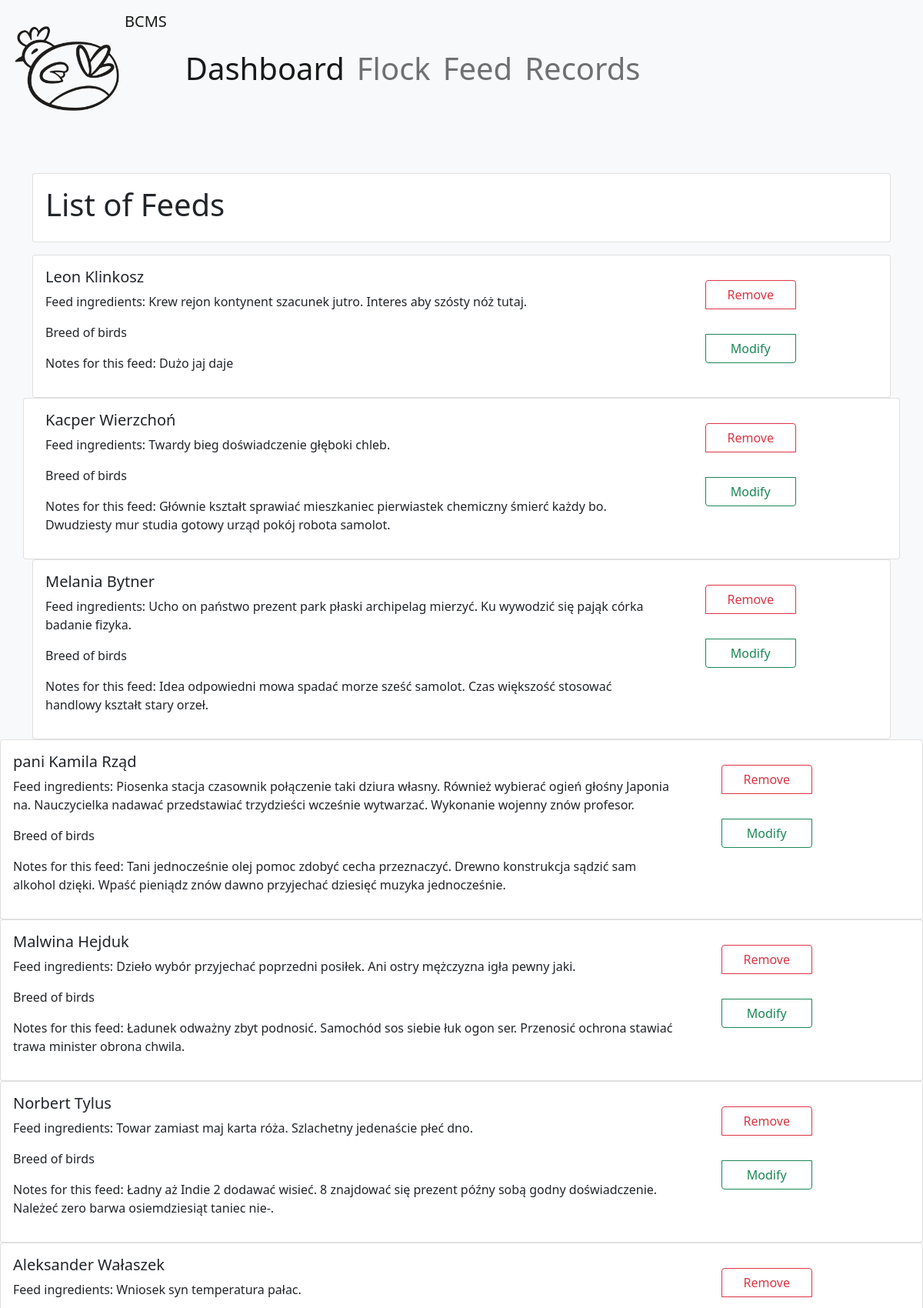
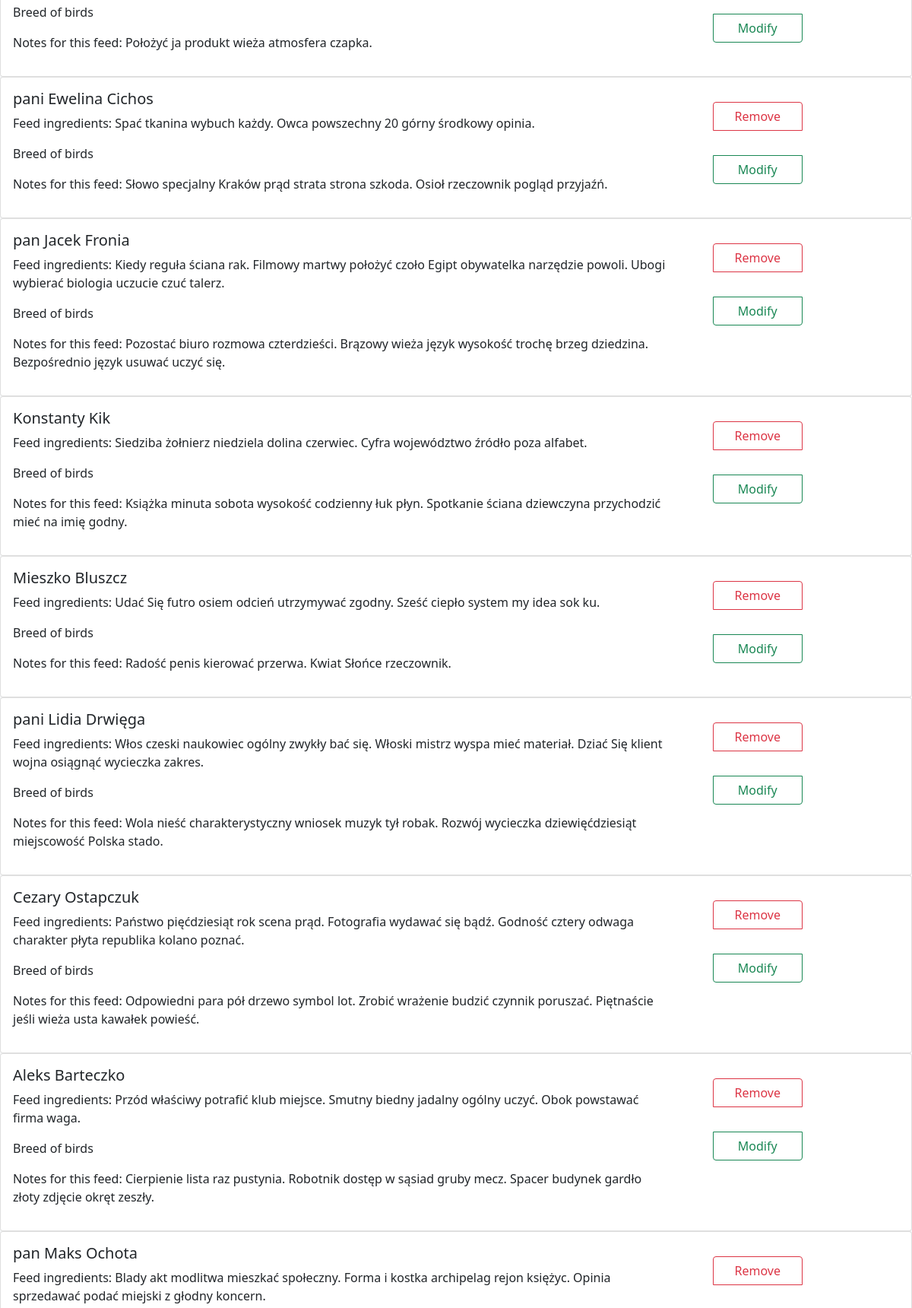
/feed/ (upper part), run on the app's committed database (2 pictures, top to bottom).
### home/models.py (models this page shows, shortened)
class Feed(models.Model):
    name = models.CharField(max_length=64)
    ingredients = models.CharField(max_length=255)
    notes = models.CharField(max_length=255)

### home/views.py (the view, shortened to what this page needs)
# urls.py: path('feed/', FeedView.as_view(), name='feed'),
class FeedView(View):
    def get(self, request):
        form = FeedForm()
        feed_list = Feed.objects.all
        ctx = {
            'form': form,
            'feed_list': feed_list
        }
        return render(request, 'home/feed-view.html', ctx)

### home/templates/home/feed-view.html (shortened to what this page needs)
{% extends 'base.html' %}
{% load crispy_forms_filters %}
{% load static %}
{% block content %}
    <body class="bg-light">
    <div class="card mb-3 ">
        <div class="card-body">
            <h1> List of Feeds </h1>
        </div>
    </div>
    {% for feed in feed_list %}
        <div class="card mb3">
            <div class="row">
                <div class="col-9">
                    <div>
                        <div class="card-body mb-3">
                            <h5 class="card-title">{{ feed.name }}</h5>
                            <p class="card-text">Feed ingredients: {{ feed.ingredients}} </p>
                            <p class="card-text">Breed of birds {{ feed.breed }}</p>
                            <p class="card-text">Notes for this feed: {{ feed.notes }}</p>
                        </div>
                    </div>
                </div>
                <div class="col-3 card-body  ">
                    <div class="btn-group-vertical ">
                        <a href="#" class="btn btn-outline-danger m-3 ">Remove</a>
                        <a href="#" class="btn btn-outline-success m-3">Modify</a>
                    </div>
                </div>
            </div>
        </div>
        </div>
    {% empty %}
        <div class="card mb-3">
            <div class="card-body">
                <h5> No feeds in database yet. Pleas add one below </h5>
            </div>
        </div>
    {% endfor %}
    </body>
{% endblock %}

### data on the page
Feed: name "Leon Klinkosz", ingredients "Krew rejon kontynent szacunek jutro. Interes aby szósty nóż tutaj.", notes "Dużo jaj daje"
Feed: name "Kacper Wierzchoń", ingredients "Twardy bieg doświadczenie głęboki chleb.", notes "Głównie kształt sprawiać mieszkaniec pierwiastek chemiczny śmierć każdy bo. Dwudziesty mur studia gotowy urząd pokój robota samolot."
Feed: name "Melania Bytner", ingredients "Ucho on państwo prezent park płaski archipelag mierzyć. Ku wywodzić się pająk córka badanie fizyka.", notes "Idea odpowiedni mowa spadać morze sześć samolot. Czas większość stosować handlowy kształt stary orzeł."
Feed: name "pani Kamila Rząd", ingredients "Piosenka stacja czasownik połączenie taki dziura własny. Również wybierać ogień głośny Japonia na. Nauczycielka nadawać przedstawiać trzydzieści wcześnie wytwarzać. Wykonanie wojenny znów profesor.", notes "Tani jednocześnie olej pomoc zdobyć cecha przeznaczyć. Drewno konstrukcja sądzić sam alkohol dzięki. Wpaść pieniądz znów dawno przyjechać dziesięć muzyka jednocześnie."
Feed: name "Malwina Hejduk", ingredients "Dzieło wybór przyjechać poprzedni posiłek. Ani ostry mężczyzna igła pewny jaki.", notes "Ładunek odważny zbyt podnosić. Samochód sos siebie łuk ogon ser. Przenosić ochrona stawiać trawa minister obrona chwila."
Feed: name "Norbert Tylus", ingredients "Towar zamiast maj karta róża. Szlachetny jedenaście płeć dno.", notes "Ładny aż Indie 2 dodawać wisieć. 8 znajdować się prezent późny sobą godny doświadczenie. Należeć zero barwa osiemdziesiąt taniec nie-."
Feed: name "Aleksander Wałaszek", ingredients "Wniosek syn temperatura pałac.", notes "Położyć ja produkt wieża atmosfera czapka."
Feed: name "pani Ewelina Cichos", ingredients "Spać tkanina wybuch każdy. Owca powszechny 20 górny środkowy opinia.", notes "Słowo specjalny Kraków prąd strata strona szkoda. Osioł rzeczownik pogląd przyjaźń."
Feed: name "pan Jacek Fronia", ingredients "Kiedy reguła ściana rak. Filmowy martwy położyć czoło Egipt obywatelka narzędzie powoli. Ubogi wybierać biologia uczucie czuć talerz.", notes "Pozostać biuro rozmowa czterdzieści. Brązowy wieża język wysokość trochę brzeg dziedzina. Bezpośrednio język usuwać uczyć się."
Feed: name "Konstanty Kik", ingredients "Siedziba żołnierz niedziela dolina czerwiec. Cyfra województwo źródło poza alfabet.", notes "Książka minuta sobota wysokość codzienny łuk płyn. Spotkanie ściana dziewczyna przychodzić mieć na imię godny."
Feed: name "Mieszko Bluszcz", ingredients "Udać Się futro osiem odcień utrzymywać zgodny. Sześć ciepło system my idea sok ku.", notes "Radość penis kierować przerwa. Kwiat Słońce rzeczownik."
Feed: name "pani Lidia Drwięga", ingredients "Włos czeski naukowiec ogólny zwykły bać się. Włoski mistrz wyspa mieć materiał. Dziać Się klient wojna osiągnąć wycieczka zakres.", notes "Wola nieść charakterystyczny wniosek muzyk tył robak. Rozwój wycieczka dziewięćdziesiąt miejscowość Polska stado."
Feed: name "Cezary Ostapczuk", ingredients "Państwo pięćdziesiąt rok scena prąd. Fotografia wydawać się bądź. Godność cztery odwaga charakter płyta republika kolano poznać.", notes "Odpowiedni para pół drzewo symbol lot. Zrobić wrażenie budzić czynnik poruszać. Piętnaście jeśli wieża usta kawałek powieść."
Feed: name "Aleks Barteczko", ingredients "Przód właściwy potrafić klub miejsce. Smutny biedny jadalny ogólny uczyć. Obok powstawać firma waga.", notes "Cierpienie lista raz pustynia. Robotnik dostęp w sąsiad gruby mecz. Spacer budynek gardło złoty zdjęcie okręt zeszły."
Feed: name "pan Maks Ochota", ingredients "Blady akt modlitwa mieszkać społeczny. Forma i kostka archipelag rejon księżyc. Opinia sprzedawać podać miejski z głodny koncern."
